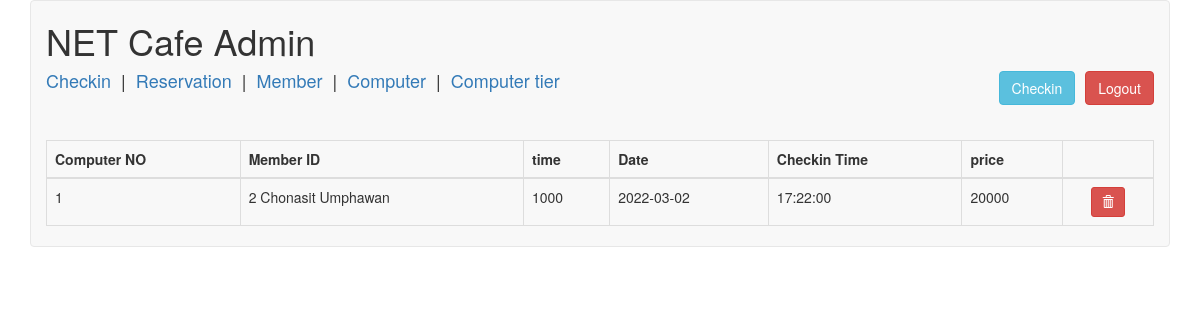
The page /admin/index.php (signed in) on the database its author committed.
### tables this page shows
CREATE TABLE `member_has_computer` (
  `idcheckin` int(11) NOT NULL,
  `idmember` int(11) NOT NULL,
  `idcomputer` int(11) NOT NULL,
  `time` int(11) DEFAULT NULL,
  `date` date DEFAULT NULL,
  `cntime` time DEFAULT NULL
);

CREATE TABLE `computer` (
  `idcomputer` int(11) NOT NULL,
  `idcomputer_tier` int(11) NOT NULL,
  `price` int(11) DEFAULT NULL
);

CREATE TABLE `member` (
  `idmember` int(11) NOT NULL,
  `name` varchar(45) DEFAULT NULL,
  `address` varchar(45) DEFAULT NULL,
  `city` varchar(30) NOT NULL,
  `zipcode` int(11) DEFAULT NULL
);

### admin/index.php (the view, shortened to what this page needs)
<?php
require('../dbconnect.php');
?><!DOCTYPE html>
<html lang="en">
<head>
    <link rel="stylesheet" href="https://maxcdn.bootstrapcdn.com/bootstrap/3.3.7/css/bootstrap.min.css">
</head>
<body class="container">
<?php
    $sql = "SELECT * FROM member_has_computer LEFT JOIN computer ON computer.idcomputer=member_has_computer.idcomputer LEFT JOIN computer_tier ON computer.idcomputer_tier=computer_tier.idcomputer_tier LEFT JOIN member ON member.idmember=member_has_computer.idmember";
    $results = $conn->query($sql);
?>
    <nav class="navbar navbar-default">
    <div class="container-fluid">
    <h1>NET Cafe Admin </h1>
    <div>
    <h4><a href="index.php" >Checkin</a>&nbsp;&nbsp;|&nbsp;&nbsp;<a href="res.php" >Reservation</a>&nbsp;&nbsp;|&nbsp;&nbsp;<a href="member.php" >Member</a>&nbsp;&nbsp;|&nbsp;&nbsp;<a href="com.php" >Computer</a>&nbsp;&nbsp;|&nbsp;&nbsp;<a href="ct.php" >Computer tier</a><a href="logout.php" class="btn btn-danger pull-right" style="margin-left: 10px">Logout</a>
    <a href="addcn.php" class="btn btn-info pull-right" style="margin-left: 10px">Checkin</a><h4>
    <br>
</div>
    <table class="table table-bordered" style="margin-top: 20px">
        <thead>
            <tr>
                <th>Computer NO</th>
                <th>Member ID</th>
                <th>time</th>
                <th>Date</th>
                <th>Checkin Time</th>
                <th>price</th>
                <th></th>
            </tr>
        </thead>
        <tbody>
        <?php
        while($row = $results->fetch_assoc()) {
            ?>
            <tr>
                <td><?php echo $row['idcomputer'] ?></td>
                <td><?php echo $row['idmember']?>  <?php echo $row['name']?></td>
                <td><?php echo $row['time'] ?></td>
                <td><?php echo $row['date'] ?></td>
                <td><?php echo $row['cntime'] ?></td>
                <td><?php $reprice=$row['time']*$row['price']; echo $reprice ?></td>
                <td class="text-center">
                    <a href="deletecn.php?idcheckin=<?php echo $row['idcheckin'] ?>" class="btn btn-sm btn-danger">
                        <span class="glyphicon glyphicon-trash"></span>
                    </a>
                </td>
            </tr>
            <?php
        }
        ?>
        </tbody>
    </table>
</body>
</html>

### rows shown on the page
member_has_computer: idcomputer.idcomputer "1", idmember.idmember "2", idmember.name "Chonasit Umphawan", time "1000", date "2022-03-02", cntime "17:22:00", time.price "20000"
